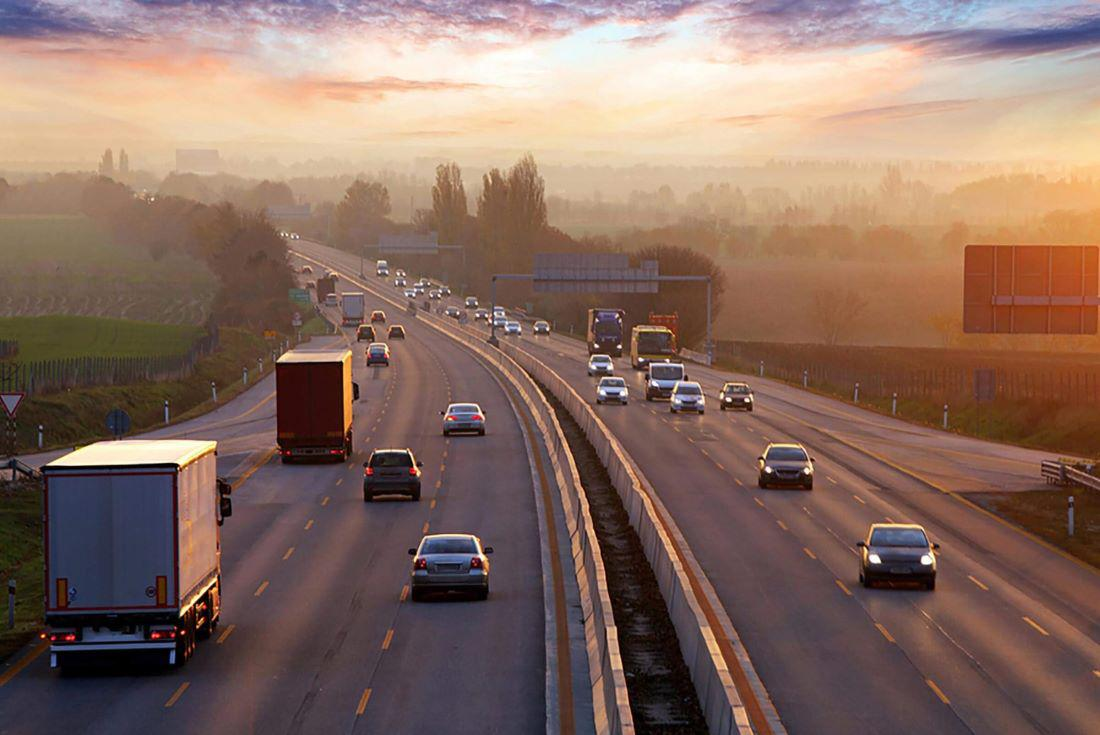
#> input picture OpenCV/OpenCV/car_img.jpg, 1100 x 735 px
$ python 1.py
#> lines starting #> are read from the running program, lines starting #| are printed output that depends on the picture
# [4 lines of commented-out code are left out]

import cv2

# Load an image
img = cv2.imread("car_img.jpg")
#> img is the input picture: shape (735, 1100, 3); mean B, G, R 98.3, 109.4, 136.2

# Convert to grayscale
gray = cv2.cvtColor(img, cv2.COLOR_BGR2GRAY)
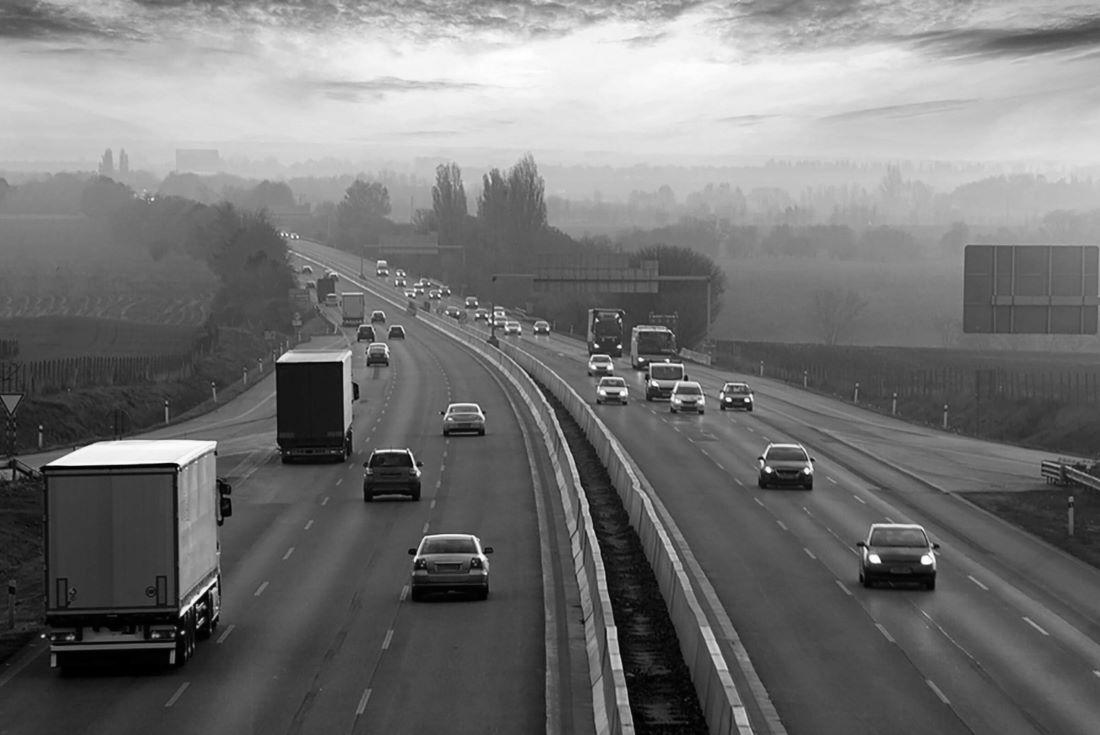
#> gray: shape (735, 1100); min 0, max 255, mean 116.2

# Blur image -> makes image clearer when detecting -> smooth the image
blur = cv2.GaussianBlur(gray, (5,5), 0)

# Edge detection
edges = cv2.Canny(blur, 50, 150)
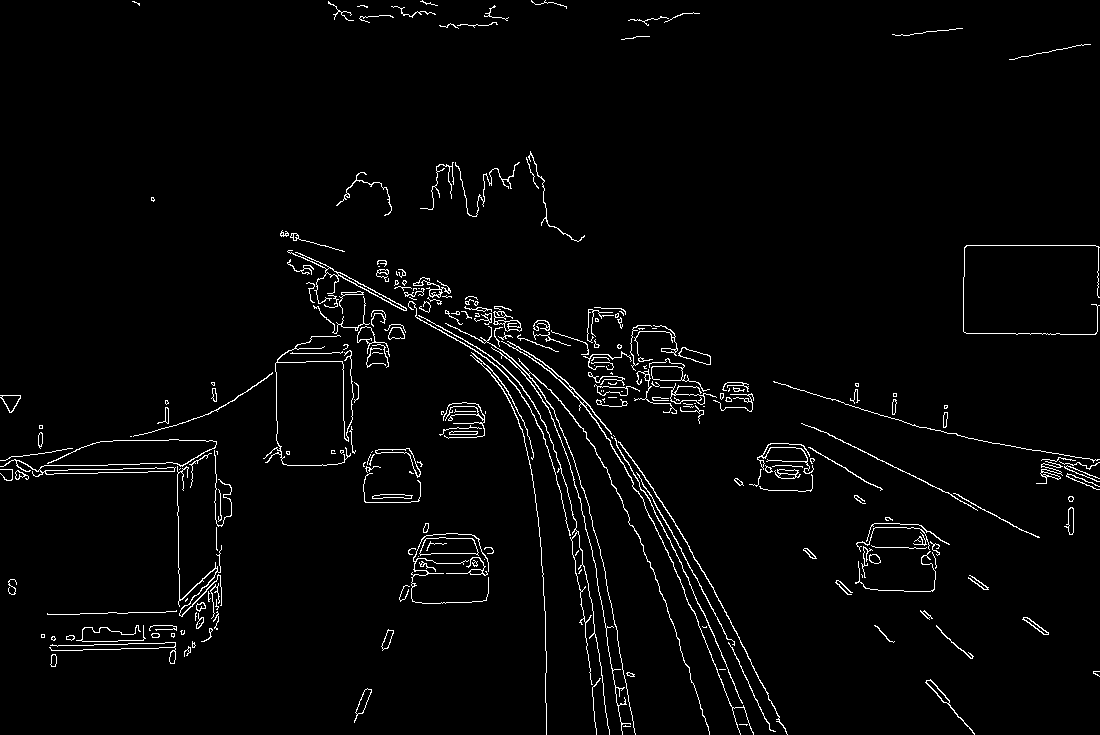
#> edges: shape (735, 1100); 2.6% white in thin lines or dots

# Show results
cv2.imshow("Original", img)
cv2.imshow("Gray", gray)
cv2.imshow("Blurred", blur)
cv2.imshow("Edges", edges)

cv2.waitKey(0)
cv2.destroyAllWindows()

$ run again, with OpenCV/OpenCV/envy.jpg copied over OpenCV/OpenCV/car_img.jpg
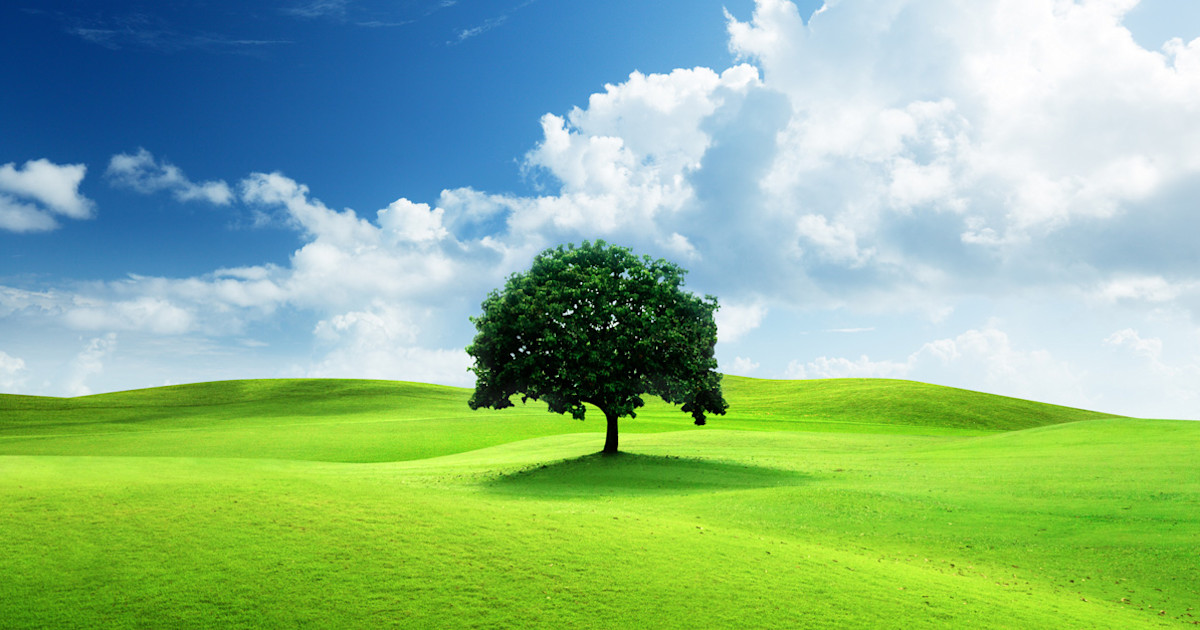
#> input picture OpenCV/OpenCV/envy.jpg, 1200 x 630 px
#> img is the input picture: shape (630, 1200, 3); mean B, G, R 139.9, 183.6, 139.8
#> `gray = cv2.cvtColor(img, cv2.COLOR_BGR2GRAY)`:
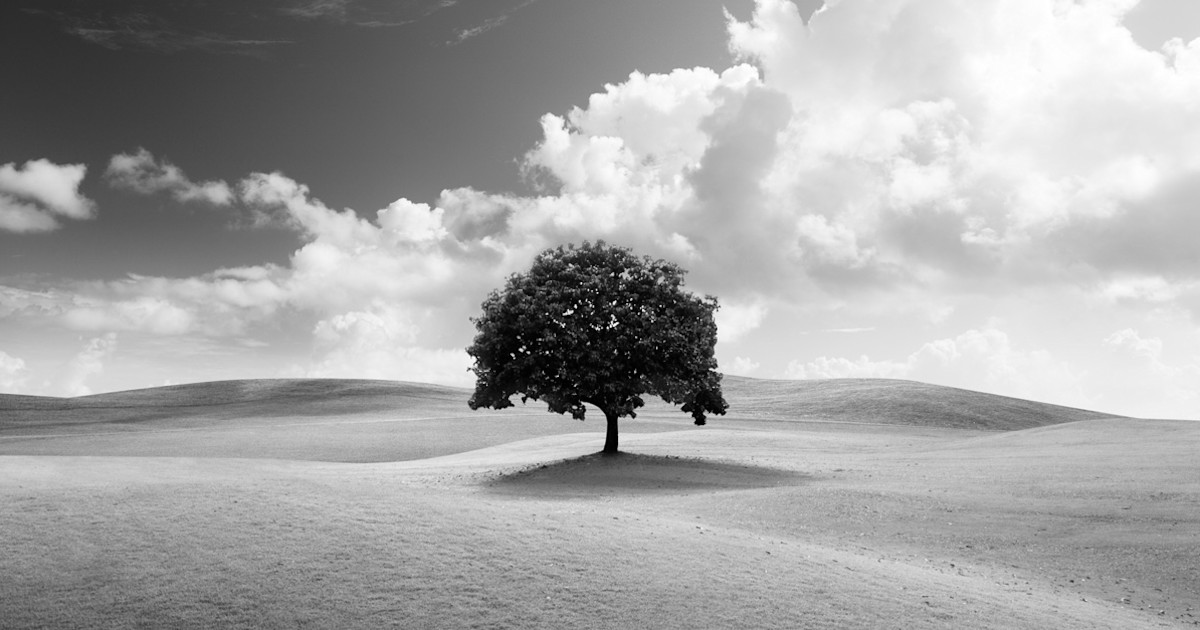
#> gray: shape (630, 1200); min 0, max 255, mean 165.5
#> `edges = cv2.Canny(blur, 50, 150)`:
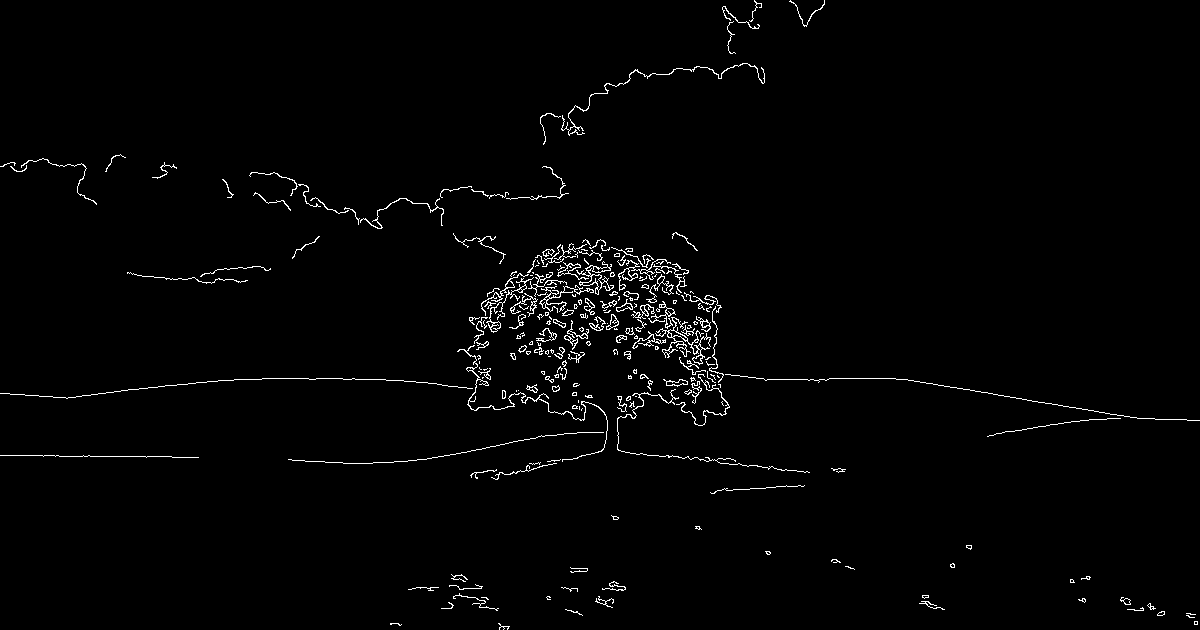
#> edges: shape (630, 1200); 1.6% white in thin lines or dots
